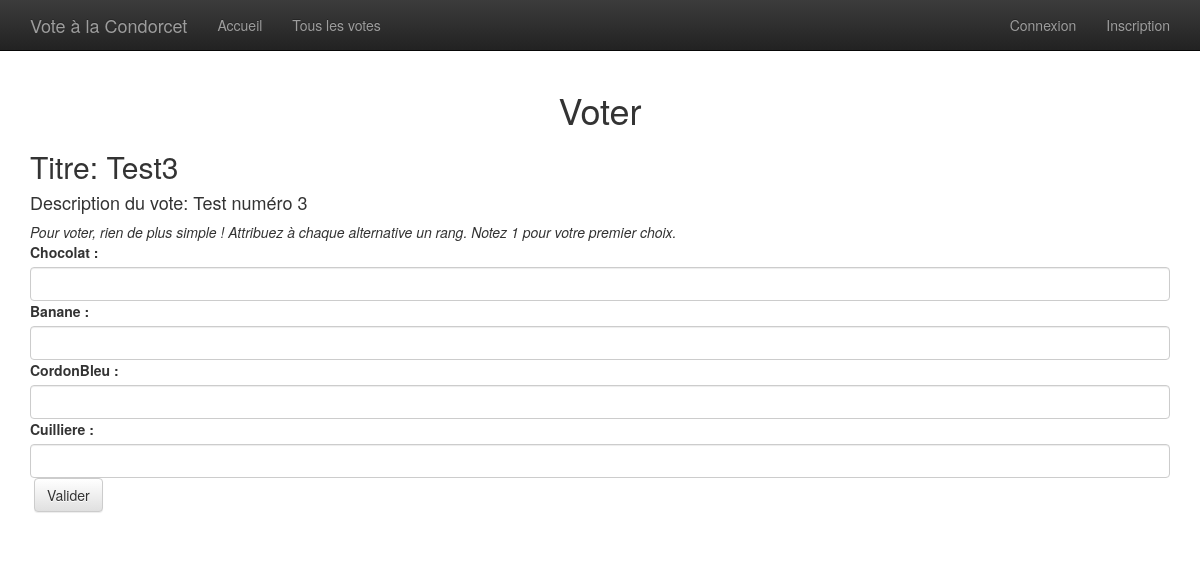
The page /index.php?action=voter&idVote=5 on the database its author committed.
### tables this page shows
CREATE TABLE `Votes` (
  `id` int(11) NOT NULL,
  `titre` varchar(20) NOT NULL,
  `description` varchar(400) NOT NULL,
  `type` varchar(10) NOT NULL,
  `nbAlternatives` int(11) NOT NULL,
  `dateDebut` date NOT NULL,
  `dateFin` date NOT NULL,
  `statut` varchar(10) NOT NULL,
  `idAdmin` int(11) NOT NULL
);

CREATE TABLE `Alternatives` (
  `id` int(11) NOT NULL,
  `idVote` int(11) NOT NULL,
  `nom` varchar(20) NOT NULL
);

### model/Vote.php (called while the page is built, shortened)
<?php
require_once('./model/Model.php');
class Vote extends Model {
  public $id;
  public function __construct($id = null, $titre = null, $description = null, $type = null, $nbAlternatives = null, $dateDebut = null, $dateFin = null,$statut = null, $idAdmin = null){
    $this->id = $id;
  }
  public function existeVote() {
    $sql = "SELECT titre, description, type, nbAlternatives, dateDebut, dateFin, statut, idAdmin
            FROM Votes WHERE id = $this->id";
    $req = $this->executerRequete($sql);
    if($req->rowCount() == 1) {
      $donnees = $req->fetch();
      $this->titre = $donnees['titre'];
      $this->description = $donnees['description'];
      return true;
    }
    else return false;
  }
}

### model/Model.php (called while the page is built, shortened)
<?php
abstract class Model
{
  public function executerRequete($sql, $parametres = null) {
    if ($parametres == null) {
      $req = $this->dbConnect()->query($sql);
    }
    else {
      $req = $this->dbConnect()->prepare($sql);
      $req->execute($parametres);
    }
    return $req;
  }
  private function dbConnect(){
    try {
      $bdd = new PDO('mysql:host=localhost;dbname=Condorcet;charset=utf8', 'root', 'root', array(PDO::ATTR_ERRMODE => PDO::ERRMODE_EXCEPTION));
    }
    catch (Exception $e) {
      die('Erreur : ' . $e->getMessage());
    }
    return $bdd;
  }
}

### model/Alternative.php (called while the page is built, shortened)
<?php
require_once('./model/Model.php');
class Alternative extends Model {
  public function __construct($id = null, $idVote = null, $nom = null) {
    $this->id = $id;
    $this->nom = $nom;
  }
  public static function recupererAlternatives(Vote $vote) {
    $sql = 'SELECT id, idVote, nom FROM Alternatives WHERE idVote = :idVote';
    $parametre = array('idVote' => $vote->id);
    $req = $vote->executerRequete($sql, $parametre);
    while($donnees = $req->fetch()) {
      $tableau[] = new Alternative($donnees['id'], $donnees['idVote'], $donnees['nom']);
    }
    return $tableau;
  }
}

### view/voter.php (the view, shortened to what this page needs)
	<div class="container">
		<h1>Voter</h1>
		<h2>Titre: <?php echo htmlspecialchars($vote->titre); ?></h2>
		<h4>Description du vote: <?php echo htmlspecialchars($vote->description); ?></h4>
		<em>Pour voter, rien de plus simple ! Attribuez à chaque alternative un rang. Notez 1 pour votre premier choix.</em>
		<form method="post" class="form-group" action="/SiteWeb/index.php?action=voter&amp;idVote=<?php echo htmlspecialchars($vote->id); ?>">
			<table>
			<tbody>
				<?php
				foreach ($alternatives as $alternative)
				{
					?>
					<tr>
						<label for="alternative<?php echo htmlspecialchars($alternative->nom); ?>"><?php echo htmlspecialchars($alternative->nom); ?> : </label>
						<input type="number" min="1" max="<?php htmlspecialchars($vote->nbAlternatives);?>" class="form-control" name="alternative<?php echo htmlspecialchars($alternative->id); ?>" id="alternative<?php echo htmlspecialchars($alternative->id);?>" autofocus required>
					</tr>
					<?php
				}
				?>
			</tbody>
			<p>
				<input type="submit" class="btn btn-default" name="check" value="Valider">
			</p>
		</table>
		</form>
	</div>
<?php require('template.php'); ?>

### public/style.css (style rules this page uses)
body { font-family:'Raleway', sans-serif; position: relative; padding-top: 70px; }
h1 { text-align: center; }
.btn { border-radius: 0px; }

### view/template.php (style rules this page uses)
body { padding-top: 70px; }

### rows shown on the page
votes: titre "Test3", description "Test numéro 3"
alternatives: nom "Chocolat"
alternatives: nom "Banane"
alternatives: nom "CordonBleu"
alternatives: nom "Cuilliere"
